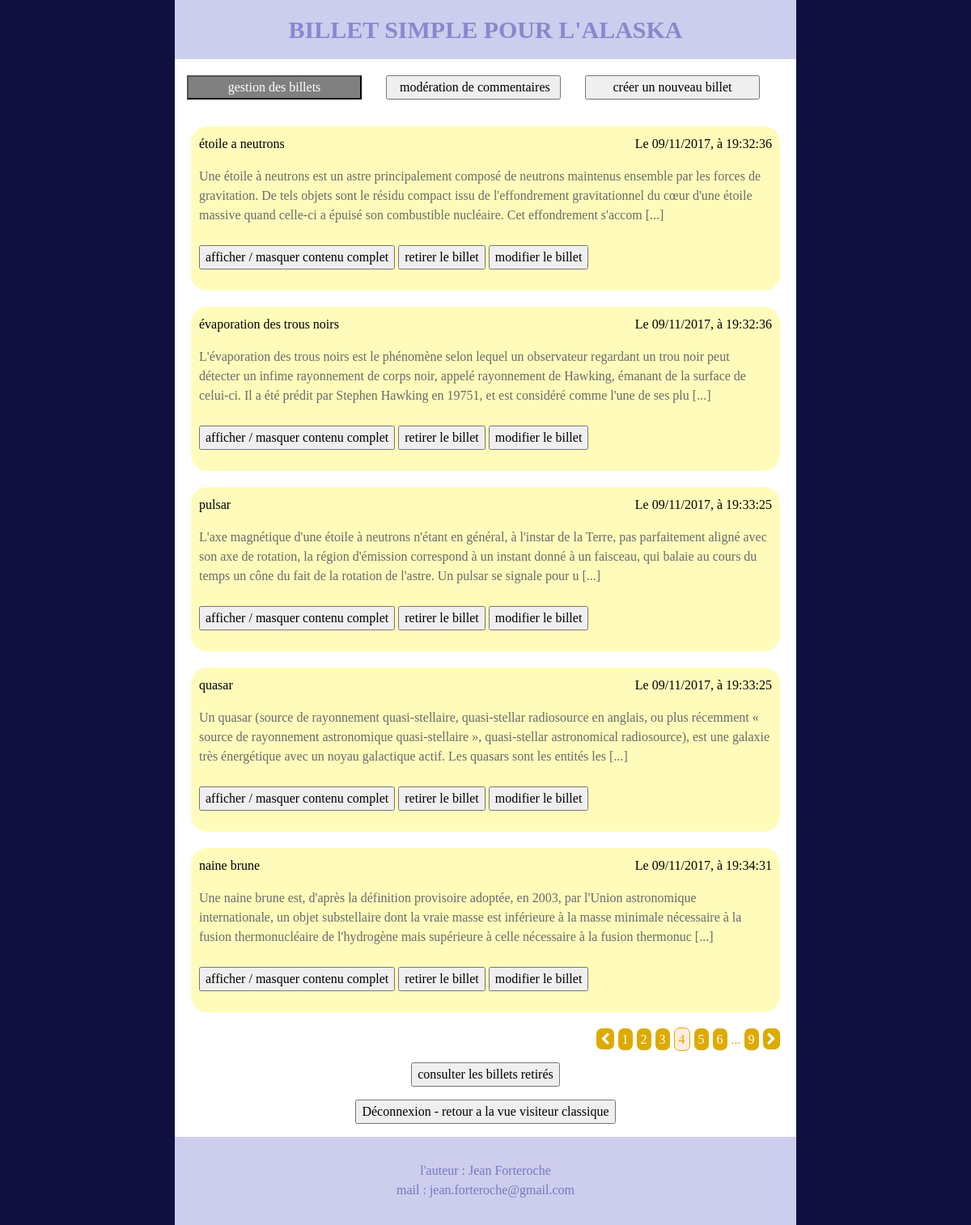
Page /index.php?page=4 (signed in) on the committed database.
### tables this page shows
CREATE TABLE `Post` (
  `title` varchar(100) NOT NULL,
  `dateTimePub` datetime NOT NULL DEFAULT CURRENT_TIMESTAMP COMMENT 'date et heure de publication, possible preparer a l''avance',
  `dateTimeExp` datetime DEFAULT NULL COMMENT 'date et heure d''expiration, par defaut null : n''expire pas',
  `content` text NOT NULL,
  `removed` tinyint(1) NOT NULL DEFAULT '0'
);

### controler/adminControler.php (called while the page is built, shortened)
<?php
    require_once('model/Post.php');
?>
<?php
    class AdminControler
    {
        private $_adminPostManager;
        public function __construct()
        {
            $this->_adminPostManager = new PostManager();
        }
        public function postsManagment()
        {
            try
            {
                $indiceBegining = 5 * ((int) strip_tags($_GET['page']) - 1);
                $postsPerPages = 5;
                $indexPost = $indiceBegining;
                $postsLeft = $postsPerPages;
                $allPosts = $this->_adminPostManager->getAllPostsExceptExpiry();
                $page = 1+ceil($indiceBegining / $postsPerPages);
                require_once $_SERVER['DOCUMENT_ROOT'] . '/view/adminHeaderMenuView.php';
                require_once $_SERVER['DOCUMENT_ROOT'] . '/view/postsManagmentView.php';
                require_once $_SERVER['DOCUMENT_ROOT'] . '/view/adminFooterDeconnexionView.php';
                require_once $_SERVER['DOCUMENT_ROOT'] . '/view/template.php';
            }
            catch (Exception $e)
            {
                echo '<p>erreur : ' . $e->getMessage() ; '</p>';
            }
        }
    }

### model/Model.php (called while the page is built, shortened)
<?php
    class Model
    {
        public function __construct()
        {
            $this->_DB = new PDO('mysql:host=localhost:8889;dbname=ecrivain;charset=utf8', 'root', 'root', array(PDO::ATTR_ERRMODE => PDO::ERRMODE_EXCEPTION));
        }
    }

### model/Post.php (called while the page is built, shortened)
<?php
    require_once 'Model.php';
    class PostManager extends Model
    {
        public function getAllPostsExceptExpiry()
        {
            $allPosts = [];
            $query = $this->_DB->query('SELECT title, dateTimePub, dateTimeExp, content, removed FROM Post ORDER BY dateTimePub');
            $i = 0;
            while($onePostFromSQL = $query->fetch(PDO::FETCH_ASSOC))
            {
                if ((! $onePostFromSQL['removed']) && (date('Y-m-d H:i:s') < $onePostFromSQL['dateTimeExp'] || $onePostFromSQL['dateTimeExp'] == NULL) && (date('Y-m-d H:i:s') > $onePostFromSQL['dateTimePub']))
                {
                    $dateTimePub = $onePostFromSQL['dateTimePub'];
                    $yearPub = '' . substr($dateTimePub, 0, 4);
                    $mounthPub = '' . substr($dateTimePub, 5, 2);
                    $dayPub = '' . substr($dateTimePub, 8, 2);
                    $datePub = $dayPub . '/' . $mounthPub . '/' . $yearPub;
                    $timePub = '' . substr($dateTimePub, 11, 8);
                    $dateTimePub = $datePub . ', à ' . $timePub;
                    $allPosts[$i]['title'] = $onePostFromSQL['title'];
                    $allPosts[$i]['titleForLink'] = str_replace(' ', '_', $onePostFromSQL['title']);
                    $allPosts[$i]['dateTime'] = $dateTimePub;
                    $allPosts[$i]['content'] = $onePostFromSQL['content'];
                    $allPosts[$i]['contentBegin'] = mb_substr($onePostFromSQL['content'], 0, 300);
                    $i++;
                }
            }
            return $allPosts;
        }
    }

### index.php (called while the page is built, shortened)
<?php
    try
    {
        require_once('controler/adminControler.php');
    }
    catch (Exception $e)
    {
        echo '<p>erreur : ' . $e->getMessage() ; '</p>';
    }
    $router = new Router();
    $router->rout();

### view/postsManagmentView.php (the view, shortened to what this page needs)
<?php
    while ($postsLeft>0 AND $indexPost<count($allPosts))
    {
?>
        <article class="col-xxl-6 col-xl-12 col-sm-12">
            <div class="bulle" href="../index.php?title=<?= $allPosts[$indexPost]['titleForLink'] ?>&amp;action=onePost">
                <p>
                    <?= str_replace("'", "\'", $allPosts[$indexPost]['title']) ?><span class="float-right">Le <?= $allPosts[$indexPost]['dateTime'] ?></span>
                </p>
                <p class="dernier">
                    <?= strip_tags($allPosts[$indexPost]['contentBegin']) ?> [...]
                </p>
                <p>
                    <button onclick="hideOrShow('<?= $allPosts[$indexPost]['title'] ?>')">afficher / masquer contenu complet</button>
                    <button onclick="removePost('<?= $allPosts[$indexPost]['title'] ?>', <?= $page ?>)">retirer le billet</button>
                    <button onclick="modifyPost('<?= $allPosts[$indexPost]['title'] ?>')">modifier le billet</button>
                </p>
            </div>
        </article>
<?php
        $postsLeft--;
        $indexPost++;
    }
?>
<article class="col-xxl-12 col-xl-12 col-sm-12 navPages">
    <p>
    <?php
        if ($page > 1)
        {
            echo '<a class="fa fa-chevron-left" href="index.php?page=' . ($page-1) . '"></a>';
        }
        if ($page > 3)
        {
            echo '<a href="index.php?page=1">1</a>';
        }
        for ($j=($page-2) ; $j<($page+3) ; $j++)
        {
            if ($j>0 AND $j==$page)
            {
                echo '<span class="pageActuelle">' . $j . '</span>';
            }
            elseif ($j>0 AND ($postsPerPages*($j-1))<count($allPosts))
            {
                echo '<a href="index.php?page=' . $j . '">' . $j . '</a>';
            }
        }
        $pageMax = ceil(count($allPosts)/$postsPerPages);
        if ($page < $pageMax-3)
        {
            echo '... ';
        }
        if ($page < $pageMax-2)
        {
            echo '<a href="index.php?page=' . $pageMax . '">' . $pageMax . '</a>';
        }
        if ($indexPost < count($allPosts))
        {
            echo '<a href="index.php?page=' . ($page+1) . '" class="fa fa-chevron-right"></a>';
        }
    ?>
    </p>
</article>
<article class="col-xxl-6 col-xl-12 col-sm-12">
    <p class="centrer">
        <button onclick="showAllDeletedPosts()">consulter les billets retirés</button>
    </p>
</article>

### public/myChanges.css (style rules this page uses)
.navPages { text-align : right; color : #da0; }
.navPages > p > * { color : white; background : #da0; padding : 5px; border-radius : 7px; margin-right : 5px; }
.pageActuelle { background : #fed !important; border : 1px solid #da0; color : #da0 !important; }
.dernier { margin-bottom : 25px; color : #6a6a6a; }
.bulle { display : block; margin :5px; margin-top : 0px; margin-bottom : 20px; border-radius : 20px; padding : 10px; background : #fffcbb; color : black; }
body { font-family : "Times New Roman"; background : #101040; word-wrap : break-word; }
.centrer { text-align : center; }

### rows in the picture
post: title "pulsar", dateTime "09/11/2017, à 19:33:25", contentBegin "L'axe magnétique d'une étoile à neutrons n'étant en général, à l'instar de la Terre, pas parfaitement aligné avec son axe de rotation, la région d'émission correspond à un instant donné à un faisceau, qui balaie au cours du temps un cône du fait de la rotation de l'astre. Un pulsar se signale pour u"
post: title "quasar", dateTime "09/11/2017, à 19:33:25", contentBegin "Un quasar (source de rayonnement quasi-stellaire, quasi-stellar radiosource en anglais, ou plus récemment « source de rayonnement astronomique quasi-stellaire », quasi-stellar astronomical radiosource), est une galaxie très énergétique avec un noyau galactique actif. Les quasars sont les entités les"

### other values in the picture
str_replace("'", "\'", $allPosts[$indexPost]['title']) "étoile a neutrons"
$allPosts[$indexPost]['dateTime'] "09/11/2017, à 19:32:36"
str_replace("'", "\'", $allPosts[$indexPost]['title']) "évaporation des trous noirs"
str_replace("'", "\'", $allPosts[$indexPost]['title']) "naine brune"
$allPosts[$indexPost]['dateTime'] "09/11/2017, à 19:34:31"
$pageMax "9"
